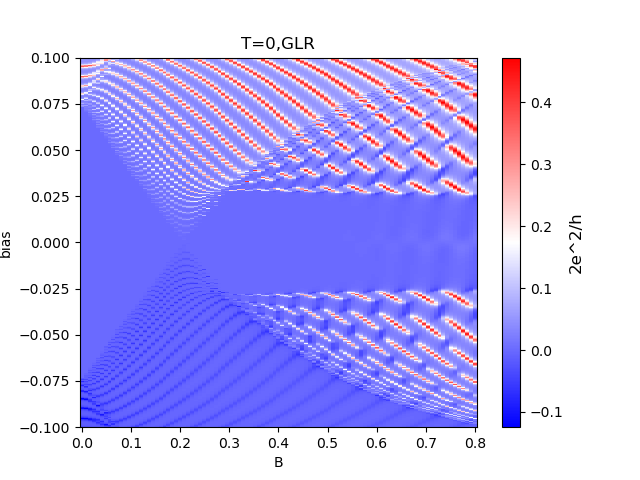

Source code (Python):
import os
os.environ["OMP_NUM_THREADS"] = "1"

import numpy as np
import matplotlib.pyplot as plt
import kwant
import time
from numpy import sqrt,pi,cos,sin,kron
from scipy.sparse.linalg import eigsh
from multiprocessing import Pool


sigma_0 = np.array([[1, 0],[0, 1]])
sigma_x = np.array([[0, 1],[1, 0]])
sigma_y = np.array([[0, -1j],[1j, 0]])
sigma_z = np.array([[1, 0],[0, -1]])

tau_0=sigma_0
tau_x=sigma_x
tau_y=sigma_y
tau_z=sigma_z


'''fixed param'''
hbar = 1.055e-34    #J.S   
me = 9.109e-31    #kg
meff = 0.03*me
delta0=0.12   #meV


a=1e-8 #m
L=300


gmu=1.446  #meV/T
meV= 1.6023e-22
t = hbar**2/(2*meff*a**2)/meV   
gamma = 0.15 #meV

alpha=0.8  #Rashba
mu_n=15   #meV  

#self energy
def self_eng(omega):
    return -gamma/sqrt(delta0**2-omega**2)*(omega*kron(tau_0,sigma_0)+delta0*kron(tau_x,sigma_0))


def make_sys(B,omega,mu):
    lat = kwant.lattice.square(a=1,norbs=4)
    sys = kwant.Builder()
    es=1e-3
    def system_shape(pos):
        return -L//2-es < pos[0]<L//2+es and 0-es < pos[1]<1
    
    def lead_left(pos):
        return 0-es < pos[1]<1 
    def lead_right(pos):
        return 0-es < pos[1]<1 
    
    def onsite_SC(site):
        return (2*t-mu)*kron(tau_z,sigma_0)+ self_eng(omega)+ 1/2*gmu*B*kron(tau_0,sigma_x) 
    
    def hoppingx(site1,site2):
        x,y = site1.pos
        return  -t*kron(tau_z,sigma_0) + 1j*alpha/2*kron(tau_z,sigma_y) 


    sys[lat.shape(system_shape, (0, 0))]= onsite_SC

    sys[kwant.builder.HoppingKind((1, 0), lat, lat)] = hoppingx

    #left lead
    left = kwant.Builder(kwant.TranslationalSymmetry((-1,0)))
    left[lat.shape(lead_left, (-L//2-10, 0))]= (2 * t-mu_n)*kron(tau_z,sigma_0)
    left[kwant.builder.HoppingKind((1, 0), lat, lat)] = -t *kron(tau_z,sigma_0)
    sys.attach_lead(left)

    # right lead
    right = kwant.Builder(kwant.TranslationalSymmetry((1,0)))
    right[lat.shape(lead_right, (L//2+10, 0))]= (2 * t-mu_n)*kron(tau_z,sigma_0) 
    right[kwant.builder.HoppingKind((1, 0), lat, lat)] = -t *kron(tau_z,sigma_0)
    sys.attach_lead(right)
    return sys

def local_cond(S):
    ree=0
    reh=0
    for i in range(len(S)//2):
        for j in range(len(S)//2):
            ree=ree+np.abs(S[i,j])**2
    for i in range(len(S)//2):
        for j in range(len(S)//2,len(S)):
             reh=reh+np.abs(S[i,j])**2
    # print(np.shape(S)[0]//2,ree,reh,ree+reh,2-ree+reh)
    return (np.shape(S)[0]//2-ree+reh)


def nonlocal_cond(S):
    ree=0
    reh=0
    for i in range(len(S)//2):
        for j in range(len(S)//2):
            ree=ree+np.abs(S[i,j])**2
    for i in range(len(S)//2):
        for j in range(len(S)//2,len(S)):
             reh=reh+np.abs(S[i,j])**2
    # print(np.shape(S)[0]//2,ree,reh)
    return (ree-reh)

def cal_local_conds(sys,omega):
    smatrix = kwant.smatrix(sys,energy=omega,check_hermiticity=True)
    cond=local_cond(np.array(smatrix.submatrix(0,0)))
    return cond


def cal_nonlocal_conds(sys,omega):
    smatrix = kwant.smatrix(sys,energy=omega,check_hermiticity=True)
    cond=nonlocal_cond(np.array(smatrix.submatrix(0,1)))
    return cond
    
def plot_cond(x,y,G,title):
    X, Y = np.meshgrid(x, y)
    Z = np.array(G).T
    plt.figure()
    plt.pcolormesh(X, Y, Z, cmap='bwr', shading='auto') 
    plt.title(title)
    plt.xlabel('B')
    plt.ylabel('bias')
    cbar = plt.colorbar()  
    cbar.set_label('2e^2/h', fontsize=12) 
    plt.show()


def main():
    mu=0.
    B=np.linspace(0,0.8,101)
    bias=np.linspace(-0.1,0.1,1001)
    
    
    '''GLR'''
    t1=time.time()
    GLR=np.zeros((len(B),len(bias)))
    for i in range(len(B)):
        for j in range(len(bias)):
            system = make_sys(B[i],bias[j],mu)
            system=system.finalized()
            GLR[i][j]=cal_nonlocal_conds(system,bias[j])
            
    t2=time.time()
    print(t2-t1)
    plot_cond(B,bias,GLR/2,'T=0,GLR')
    
    np.save('GLR.npy',GLR)
    plt.savefig("GLR.png") 

if __name__ == '__main__':
    main()

